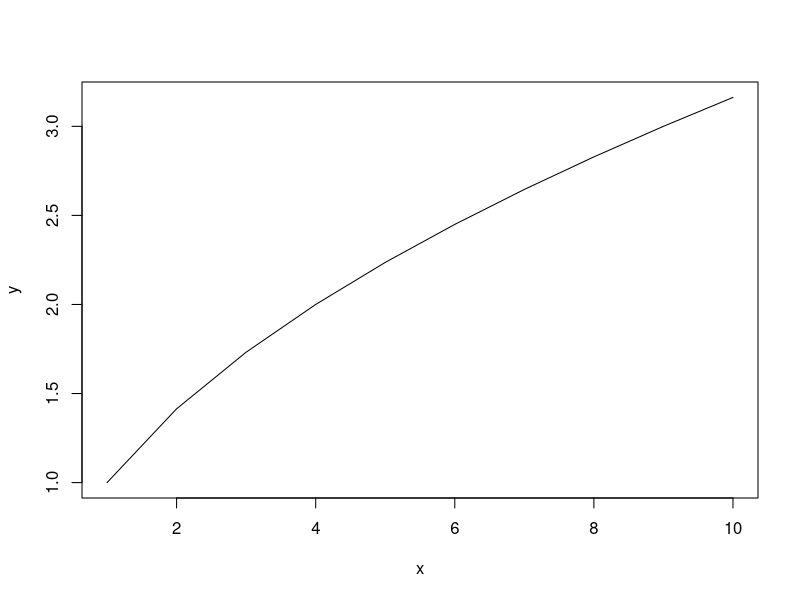
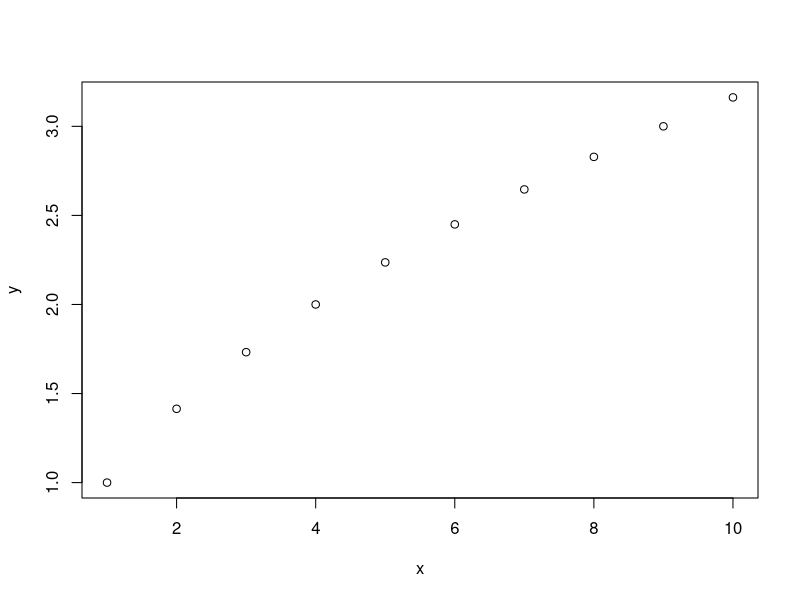
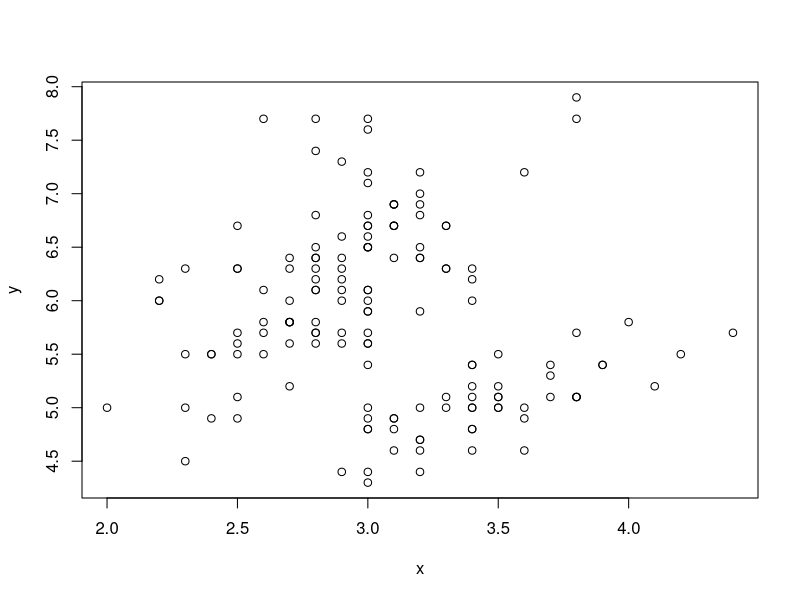
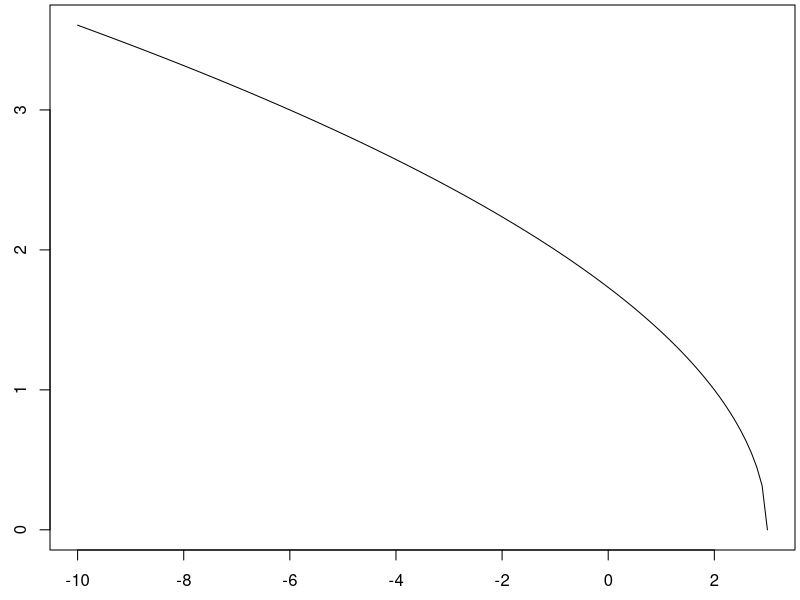

Write the R code that produced these figures, in order. (Note: this script raises an error after producing the figures.)
x <- seq(1,10,1)
f <- function(x){sqrt(x)}

  
y <- f(x)
plot(x,y,type = "l")    
plot(x,y)    


u <- c(3,4,5,6,10,-2)
class(u)
v <- c(2,"a")
class(v)

list(2,"a")


iris
x <- iris$Sepal.Width
y <- iris$Sepal.Length
plot(x,y)

?head
head(iris)

rm(list=ls())


f1 <- function(x){
  sqrt(3-x)
}

f1(3)
f1(0)
f1(-100)
f1(10)

x <- seq(-10,3,0.1)

par(mar=c(2.5,2.5,0.25,0.25))
plot(x,f1(x),type='l')
#?par
#??mar

f.c1 <- function(x){
  4
}

f.c1(-2)
f.c1(-1)
f.c1(0)
f.c1(1)
f.c1(2)

x <- seq(-6,6,2)
f.c1(x)

par(mar=c(2.5,2.5,0.25,0.25))
plot(x,f.c1(x),type='l')
x
f.c1(x)


f.c2 <- function(x){
  4 + 0*x
}

f.c2(-2)
f.c2(-1)
f.c2(0)
f.c2(1)
f.c2(2)

f.c2(x)
par(mar=c(2.5,2.5,0.25,0.25))
plot(x,f.c2(x),type='l')
x
f.c2(x)

c(1,2,3,4)
c(1,2,3,4)*0 +5


x <- seq(-10,10,1)

par(mar=c(2.5,2.5,0.25,0.25))
plot(x,f.c1(x),type='l')
#The one above breaks because f.c1 always return a single 4, even with a vector of inputs.


par(mar=c(2.5,2.5,0.25,0.25))
plot(x,f.c2(x),type='l')





f.quad <- function(x,a=1,b=0,c=0){
  a*x^2 + b*x + c
}

f.quad(a=1,x=-2)
f.quad(-1)
f.quad(0)
f.quad(1)
f.quad(2)

x <- seq(-4,4,.1)
y <- f.quad(x)
par(mar=c(2.5,2.5,0.25,0.25))
plot(x,y,type='l')






f.quad <- function(x,a=1,b=0,c=0){
  a*x^2 + b*x + c
}

f.quadA <- function(x,a,b,c){
  a*x^2 + b*x + c
}

f.quad(1/2)
f.quadA(1/2) #Note a,b,c are no longer optional. 
f.quadA(1/2,1,0,0)

f.quad(0,1,2,7)
f.quadA(0,1,2,7)

f.quad(-1/3)
f.quadA(-1/3,1,0,0)

my_fun <- function(x,a=3,b=2,c=1/2,d=-10) {c*(a*(x+b))^2+d}
x <- seq(-5,5,1)
y <- my_fun(x)
par(mar=c(2.5,2.5,0.25,0.25))
plot(x,y,type='l')


plot(seq(-5,5,1),my_fun(x,c=-10),type='l')





